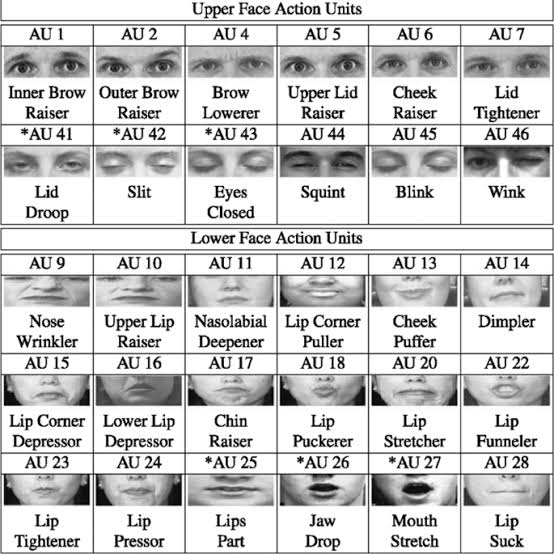
#> input picture agents/08-video-gen/prompt/skills/performance-direction/references/AUsheet.jpeg, 554 x 554 px
$ python make_windows.py ../../agents/08-video-gen/prompt/skills/performance-direction/references/AUsheet.jpeg ../../agents/08-video-gen/prompt/skills/performance-direction/references/AUsheet.jpeg
#> lines starting #> are read from the running program, lines starting #| are printed output that depends on the picture
### code/pano/panolib.py
"""equirect(全景)<-> 透视 的纯 numpy 重采样与坐标约定。

坐标系与白模一致(docs/whitebox.md):1 单位 = 1 m,Y 上,X = 图右,Z = 图下;yaw = atan2(dx, dz),yaw=0 朝 +Z,yaw=π/2 朝 +X。
物理相机:面朝 f、上 +Y 时右向量 = f × up;面朝 +Z 时右 = −X(与 three.js/白模一致)。
全景像素约定:u = ((yaw0 − az)/2π + 0.5) mod 1(向右转 = az 减小 = u 增大),v = 0.5 − el/π;
az = atan2(dx, dz),el = asin(dy);yaw0 = 全景中央列的世界朝向。
"""
from __future__ import annotations

import numpy as np
import cv2


def dirs_for_perspective(w: int, h: int, yaw: float, pitch: float, vfov_deg: float) -> np.ndarray:
    """返回 (h, w, 3) 单位方向向量(世界系),相机无 roll;vfov 为垂直视场角(度)。"""
    f = (h / 2) / np.tan(np.radians(vfov_deg) / 2)
    xs = np.arange(w) - (w - 1) / 2
    ys = np.arange(h) - (h - 1) / 2
    X, Y = np.meshgrid(xs, ys)
    # 相机局部:前 +z, 上 +y, 右 = 前×上 = −x(右手系物理相机)
    d = np.stack([-X, -Y, np.full_like(X, f, dtype=np.float64)], -1)
    d /= np.linalg.norm(d, axis=-1, keepdims=True)
    cp, sp = np.cos(pitch), np.sin(pitch)      # 先 pitch(绕相机 x 轴)
    y2 = d[..., 1] * cp - d[..., 2] * sp
    z2 = d[..., 1] * sp + d[..., 2] * cp
    d = np.stack([d[..., 0], y2, z2], -1)
    cy, sy = np.cos(yaw), np.sin(yaw)          # 再 yaw(绕世界 Y 轴)
    x3 = d[..., 0] * cy + d[..., 2] * sy
    z3 = -d[..., 0] * sy + d[..., 2] * cy
    return np.stack([x3, d[..., 1], z3], -1)


def dir_to_uv(d: np.ndarray, yaw0: float = 0.0):
    az = np.arctan2(d[..., 0], d[..., 2])
    el = np.arcsin(np.clip(d[..., 1], -1, 1))
    u = ((yaw0 - az) / (2 * np.pi) + 0.5) % 1.0
    v = 0.5 - el / np.pi
    return u, v


# [4 lines left out: function uv_to_dir, not called in this run]


def sample_equirect(pano: np.ndarray, u: np.ndarray, v: np.ndarray) -> np.ndarray:
    H, W = pano.shape[:2]
    mx = (u * W - 0.5).astype(np.float32)
    my = (v * H - 0.5).astype(np.float32)
    return cv2.remap(pano, mx, my, cv2.INTER_LINEAR, borderMode=cv2.BORDER_WRAP)


def perspective_from_equirect(pano, w, h, yaw, pitch, vfov_deg, yaw0=0.0):
    """crop 模式:从全景按 (yaw, pitch, vfov) 纯旋转重采样一张透视图。"""
    d = dirs_for_perspective(w, h, yaw, pitch, vfov_deg)
    u, v = dir_to_uv(d, yaw0)
    return sample_equirect(pano, u, v)


# [14 lines left out: functions camera_yaw_pitch, window_pixel_to_dir, not called in this run]


def focal_to_vfov(focal_mm: float, gate_mm: float = 24.0) -> float:
    """焦段 → 垂直 FOV(度),沿用白模 24 mm 竖向片门口径。"""
    return float(np.degrees(2 * np.arctan(gate_mm / (2 * focal_mm))))

### code/pano/make_windows.py
"""② 把全景切成 8 个 90° 透视窗(yaw 0,45,…,315°;pitch 0;1024²),供视觉模型找地标;顺带出 8 窗缩略表。

用法: python code/pano/make_windows.py <pano.png> <workdir>
"""
from __future__ import annotations

import sys
from pathlib import Path

import cv2
import numpy as np

sys.path.insert(0, str(Path(__file__).resolve().parent))
from panolib import perspective_from_equirect  # noqa: E402


def main() -> None:
    src, outdir = Path(sys.argv[1]), Path(sys.argv[2])
    outdir.mkdir(parents=True, exist_ok=True)
    pano = cv2.imread(str(src), cv2.IMREAD_COLOR)
#> pano is the input picture: shape (554, 554, 3); min 0, max 255, mean 203.7
    if pano is None:
        raise SystemExit(f'读不到全景:{src}')
    thumbs = []
    for k in range(8):
        img = perspective_from_equirect(pano, 1024, 1024, np.radians(45 * k), 0.0, 90.0)   # 全景像素 yaw0=0
        cv2.imwrite(str(outdir / f'win_{k}_yaw{45 * k:03d}.jpg'), img, [cv2.IMWRITE_JPEG_QUALITY, 90])
        t = cv2.resize(img, (400, 400))
        cv2.putText(t, f'win{k} yaw{45 * k}', (10, 30), cv2.FONT_HERSHEY_SIMPLEX, 0.8, (0, 255, 255), 2)
        thumbs.append(t)
#> this loop made 8 passes
#> pass 1, in dirs_for_perspective, `x3 = d[..., 0] * cy + d[..., 2] * sy`:
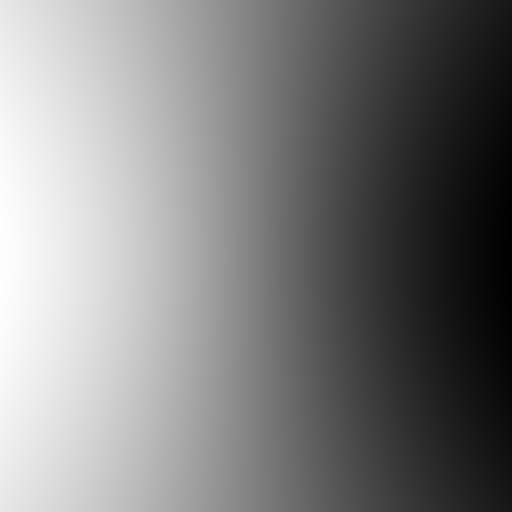
#> x3: shape (1024, 1024) float64 (shown at 1/2 size); min -0.707, max 0.707, mean -4.88e-19; drawn with min black and max white
#> pass 1, in dirs_for_perspective, `z3 = -d[..., 0] * sy + d[..., 2] * cy`:
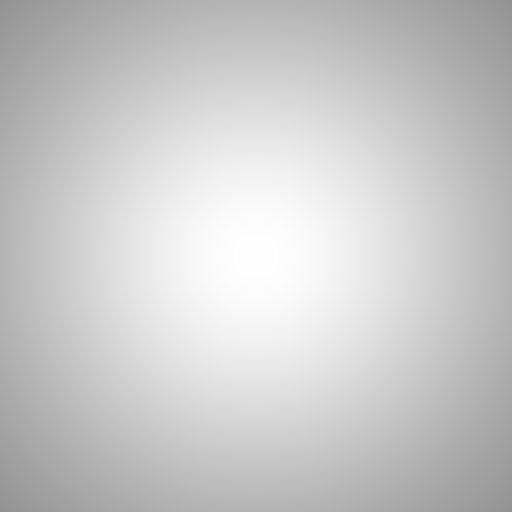
#> z3: shape (1024, 1024) float64 (shown at 1/2 size); min 0.578, max 1, mean 0.793
#> pass 1, in perspective_from_equirect, `d = dirs_for_perspective(w, h, yaw, pitch, vfov_deg)`:
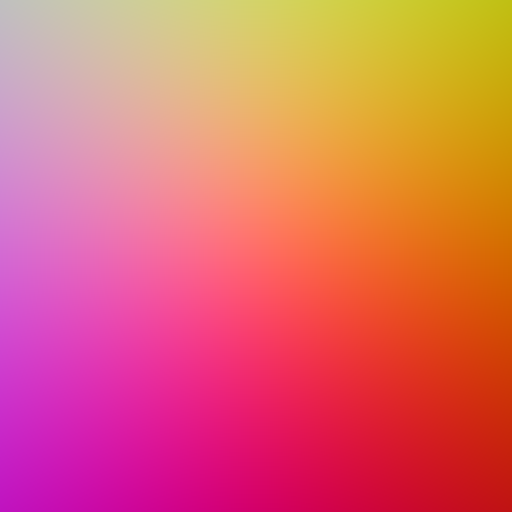
#> d: shape (1024, 1024, 3) float64 (shown at 1/2 size); mean of channels 0, 1, 2 -6.82e-19, -1.09e-17, 0.793; drawn with min black and max white
#> after the loop:
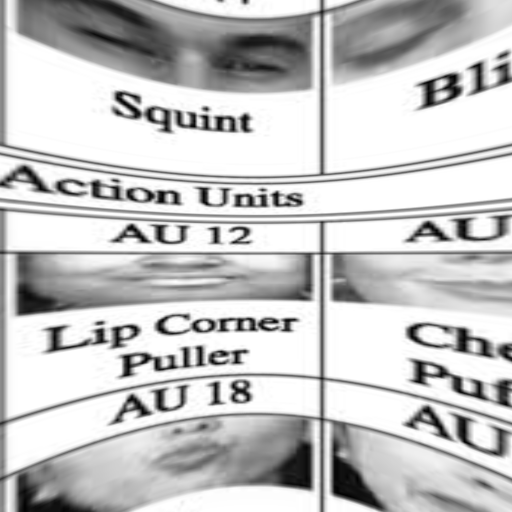
#> img: shape (1024, 1024, 3) (shown at 1/2 size); min 0, max 255, mean 196.7
#> after the loop:
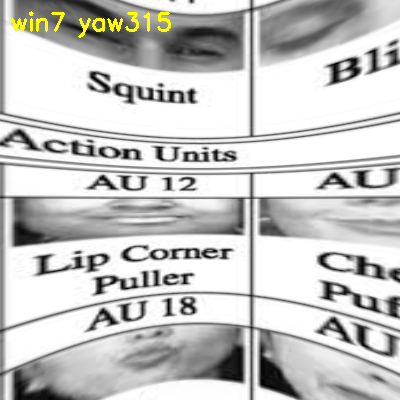
#> t: shape (400, 400, 3); mean B, G, R 195.9, 197.5, 197.5
#> after the loop, thumbs = 8 items
    cv2.imwrite(str(outdir / 'windows_sheet.jpg'), np.vstack([np.hstack(thumbs[:4]), np.hstack(thumbs[4:])]), [cv2.IMWRITE_JPEG_QUALITY, 80])
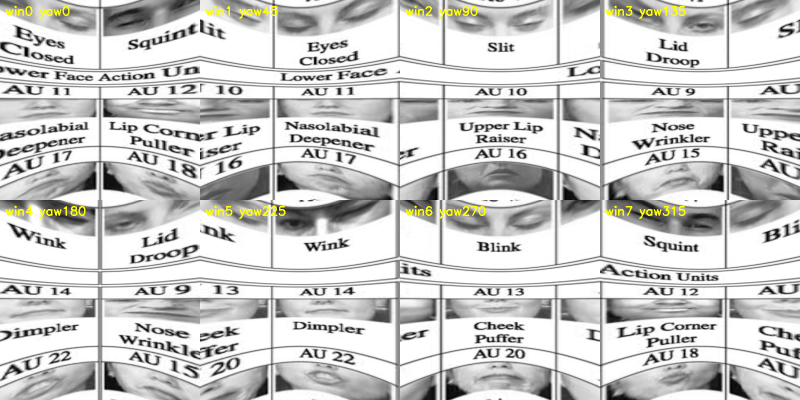
#> saved as windows_sheet.jpg: shape (800, 1600, 3) (shown at 1/2 size); mean B, G, R 200.5, 202.2, 202.2
    print('ok', outdir)


if __name__ == '__main__':
    main()
